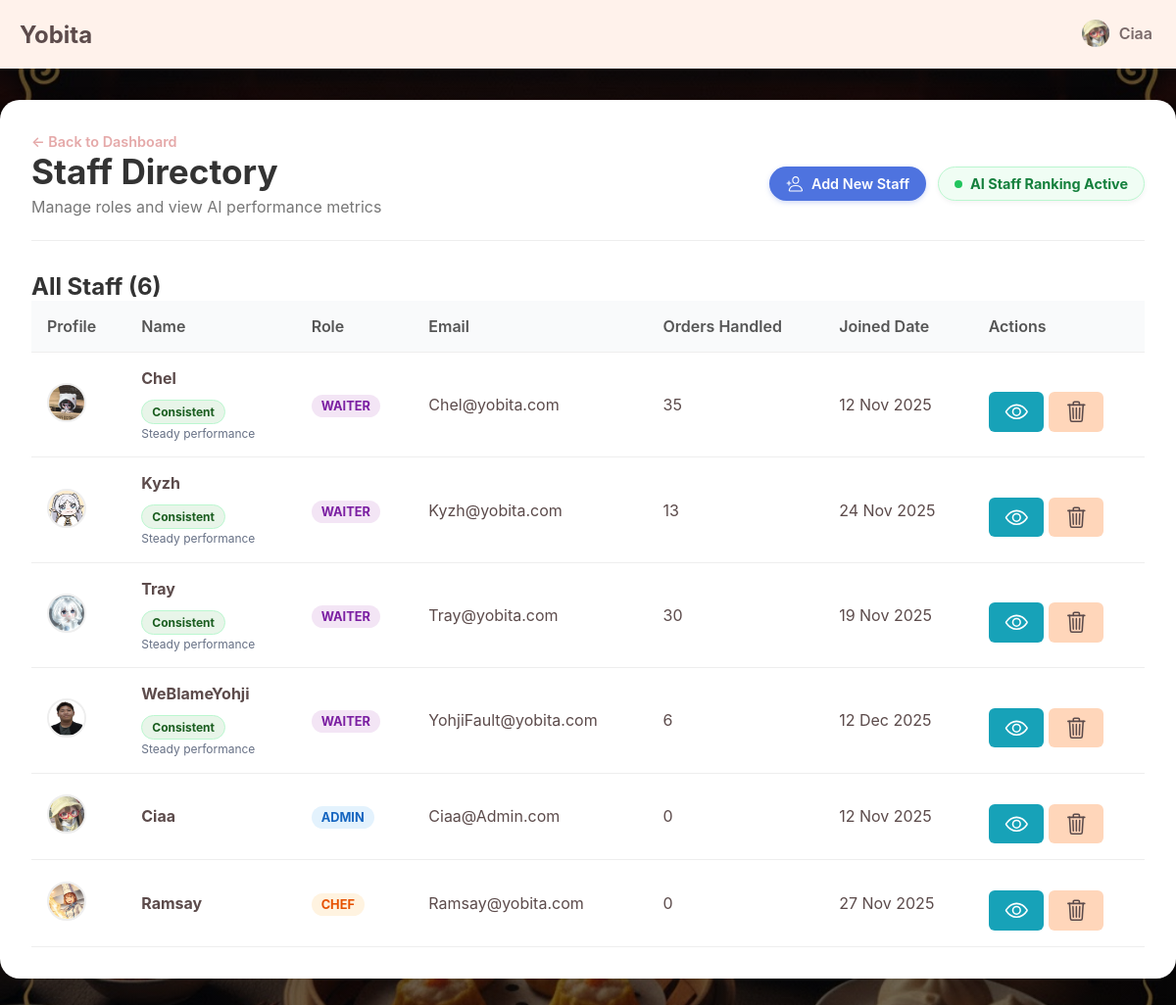
The page /admin/manageStaff.php (signed in) on the database its author committed.
### tables this page shows
CREATE TABLE `staffs` (
  `id` int(10) UNSIGNED NOT NULL,
  `username` varchar(50) NOT NULL,
  `email` varchar(255) NOT NULL,
  `password` varchar(255) NOT NULL,
  `role` enum('waiter','admin','chef') NOT NULL DEFAULT 'waiter',
  `profile_picture` varchar(255) DEFAULT NULL,
  `created_at` timestamp NOT NULL DEFAULT current_timestamp()
);

### admin/manageStaff.php (the view, shortened to what this page needs)
<?php
require_once '../connection.php';
$basePath = "../";
include '../_header.php';
try {
    $sql = "SELECT
                u.id, u.username, u.email, u.role, u.profile_picture, u.created_at,
                COUNT(o.id) as orders_handled,
                COALESCE(SUM(o.total_amount), 0) as total_revenue,
                MAX(o.created_at) as last_active
            FROM staffs u
            LEFT JOIN orders o ON u.id = o.user_id
            GROUP BY u.id
            ORDER BY u.role ASC, u.username ASC";
    $stmt = $pdo->query($sql);
    $waiter_members = $stmt->fetchAll();
} catch (PDOException $e) {
    $waiter_members = [];
}
?>
<link rel="stylesheet" href="<?php echo $basePath; ?>css/viewOrders.css">
<link rel="stylesheet" href="<?php echo $basePath; ?>css/manageStaff.css">
<main class="main-wrapper">
    <div class="admin-container">
        <a href="dashboard.php" class="back-link">← Back to Dashboard</a>
        <div class="page-header">
            <div>
                <h1>Staff Directory</h1>
                <p style="color:#777; margin:5px 0 0 0;">Manage roles and view AI performance metrics</p>
            </div>
            <div class="header-actions">
                <a href="addStaff.php" class="add-staff-btn">
                    <ion-icon name="person-add-outline"></ion-icon>
                    Add New Staff
                </a>
                <div class="ai-status-badge">
                    <span class="pulse-dot"></span>
                    AI Staff Ranking Active
                </div>
            </div>
        </div>
        <div class="orders-list-section">
            <h2 class="section-title">All Staff (<?php echo count($waiter_members); ?>)</h2>
            <div class="table-responsive">
                <table>
                    <thead>
                        <tr>
                            <th>Profile</th>
                            <th>Name</th>
                            <th>Role</th>
                            <th>Email</th>
                            <th>Orders Handled</th>
                            <th>Joined Date</th>
                            <th>Actions</th>
                        </tr>
                    </thead>
                    <tbody>
                        <?php foreach ($waiter_members as $waiter): ?>
                            <tr>
                                <td data-label="Profile">
                                    <img src="<?php echo $waiter['profile_picture'] ? $basePath . $waiter['profile_picture'] : $basePath.'uploads/Default_pfp.png'; ?>"
                                         alt="pfp" class="table-pfp">
                                </td>
                                <td data-label="Name">
                                    <strong><?php echo htmlspecialchars($waiter['username']); ?></strong>
                                    <?php if (!empty($waiter['ai_badge'])): ?>
                                        <div class="ai-badge-container">
                                            <span class="ai-badge">
                                                <?php echo htmlspecialchars($waiter['ai_badge']); ?>
                                            </span>
                                            <span class="ai-badge-reason">
                                                <?php echo htmlspecialchars($waiter['ai_badge_reason']); ?>
                                            </span>
                                        </div>
                                    <?php endif; ?>
                                </td>
                                <td data-label="Role">
                                    <span class="role-badge role-<?php echo $waiter['role']; ?>">
                                        <?php echo ucfirst($waiter['role']); ?>
                                    </span>
                                </td>
                                <td data-label="Email"><?php echo htmlspecialchars($waiter['email']); ?></td>
                                <td data-label="Orders Handled"><?php echo $waiter['orders_handled']; ?></td>
                                <td data-label="Joined"><?php echo date("d M Y", strtotime($waiter['created_at'])); ?></td>
                                <td class="actions-cell" data-label="Actions">
                                    <div class="action-buttons-group">
                                        <a href="staffDetail.php?id=<?php echo $waiter['id']; ?>" class="action-btn view-btn" title="View Details">
                                            <ion-icon name="eye-outline"></ion-icon>
                                        </a>
                                        <form method="POST" onsubmit="return confirm('Are you sure you want to delete this staff member? This cannot be undone.');" style="display:inline;">
                                            <button type="submit" class="action-btn delete-btn" title="Delete Staff">
                                                <ion-icon name="trash-outline"></ion-icon>
                                            </button>
                                        </form>
                                    </div>
                                </td>
                            </tr>
                        <?php endforeach; ?>
                    </tbody>
                </table>
            </div>
        </div>
    </div>
</main>

### css/index.css (style rules this page uses)
:root { --primary: #FFDCDC; --second: #FFF2EB; --third: #ffffff; --fourth: #FFD6BA; --text-dark: #5C4B4B; --text-light: #7a6a6a; --border-color: #EAE0DA; --accent-dark: #E5A9A9; --notification: #FF3B3B; }
* { box-sizing: border-box; margin: 0; padding: 0; }
body { font-family: -apple-system, BlinkMacSystemFont, "Segoe UI", Roboto, Helvetica, Arial, sans-serif; background-color: var(--second); color: var(--text-dark); background: linear-gradient(rgba(0, 0, 0, 0.5), rgba(0, 0, 0, 0.5)), url(../image/Background.jpg) !important; background-size: cover !important; background-position: center !important; background-repeat: no-repeat !important; background-attachment: fixed !important; }
.main-wrapper { padding-top: 70px; padding-bottom: 100px; }
.btn, .action-btn { display: inline-flex; align-items: center; justify-content: center; gap: 10px; flex-grow: 1; padding: 18px; margin-top: 15px; background-color: var(--fourth); color: var(--text-dark); font-size: 1.1rem; font-weight: 600; border: none; border-radius: 12px; cursor: pointer; text-align: center; text-decoration: none; transition: all 0.2s; animation-delay: 0.6s; }
.action-btn ion-icon { font-size: 1.4em; }

### css/viewOrders.css (style rules this page uses)
.admin-container { max-width: 1200px; margin: 2rem auto; padding: 2rem; background-color: #fff; border-radius: 20px; box-shadow: 0 8px 25px rgba(0, 0, 0, 0.1); animation: fadeInUp 0.6s ease-out; }
body { background-color: #f8f9fa; }
.back-link { color: var(--accent-dark); text-decoration: none; font-size: 0.9rem; font-weight: 600; transition: color 0.2s; display: inline-block; }
.page-header { border-bottom: 2px solid #eee; padding-bottom: 1rem; margin-bottom: 2rem; }
.page-header h1 { color: #333; font-size: 2.5rem; margin: 0; }
.section-title { font-size: 1.5rem; color: #333; margin: 0; }
.table-responsive { overflow-x: auto; }
table { width: 100%; border-collapse: collapse; text-align: left; }
table th, table td { padding: 1rem; border-bottom: 1px solid #eee; vertical-align: middle; }
table th { background-color: #f9fafb; font-weight: 600; color: #555; }
.action-btn { padding: 0.5rem 1rem; border: none; border-radius: 6px; cursor: pointer; font-weight: 600; transition: all 0.2s ease; display: inline-flex; align-items: center; gap: 6px; text-decoration: none; }
.view-btn { background-color: #17a2b8; color: white; }

### rows shown on the page
staffs: profile_picture (picture), username "Chel", ai_badge "Consistent", ai_badge_reason "Steady performance", role "WAITER", email "Chel@yobita.com", orders_handled "35", created_at "12 Nov 2025"
staffs: profile_picture (picture), username "Kyzh", ai_badge "Consistent", ai_badge_reason "Steady performance", role "WAITER", email "Kyzh@yobita.com", orders_handled "13", created_at "24 Nov 2025"
staffs: profile_picture (picture), username "Tray", ai_badge "Consistent", ai_badge_reason "Steady performance", role "WAITER", email "Tray@yobita.com", orders_handled "30", created_at "19 Nov 2025"
staffs: profile_picture (picture), username "WeBlameYohji", ai_badge "Consistent", ai_badge_reason "Steady performance", role "WAITER", email "YohjiFault@yobita.com", orders_handled "6", created_at "12 Dec 2025"
staffs: profile_picture (picture), username "Ciaa", role "ADMIN", email "Ciaa@Admin.com", orders_handled "0", created_at "12 Nov 2025"
staffs: profile_picture (picture), username "Ramsay", role "CHEF", email "Ramsay@yobita.com", orders_handled "0", created_at "27 Nov 2025"

### other values the page prints
$_SESSION['username'] "Ciaa"
count($waiter_members) "6"
